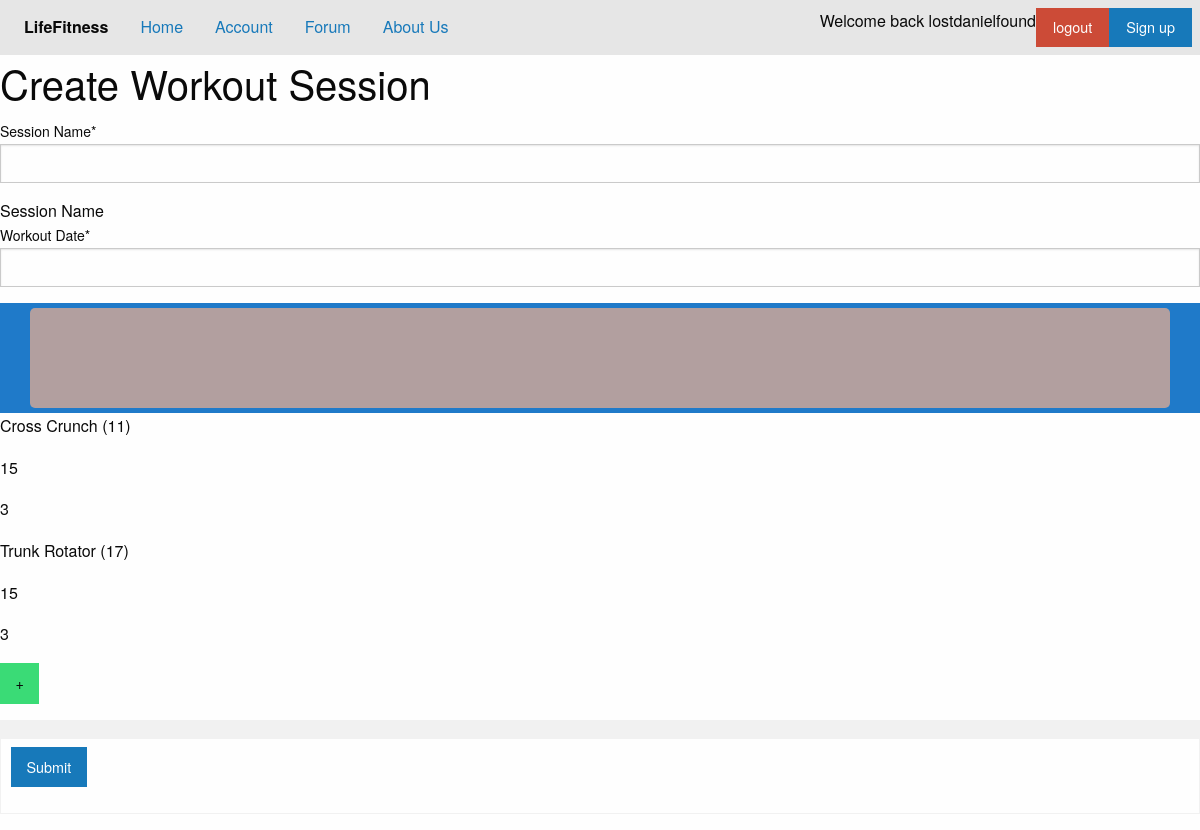
The page /account/createworkoutsession/3/ (signed in) on the database its author committed.
### LifeFitness/models.py (models this page shows, shortened)
class Workout(models.Model):
    exerciseName = models.ForeignKey(Exercise, on_delete=models.CASCADE) # name of the exercise
    repCount = models.IntegerField(default=0) # number of complete reps per set in a workout
    setCount = models.IntegerField(default=0) # number of sets user will do during a workout

class Exercise(models.Model):
    name = models.CharField(max_length=200, default="default_value") # name of the exercise
    def __str__(self):
        return(self.name + ' (' + str(self.pk) + ')')

### LifeFitness/views.py (the view)
# urls.py: path('account/createworkoutsession/', views.createWorkoutSession, name="Create-Workout-Session"),
def createWorkoutSession(request, workoutlistID = -1):
    if not request.user.is_authenticated: # If user isn't authenticated
        return redirect('/login')
    if request.method == "POST":
        workoutlistID = request.POST.get("ID", "")
        currentWorkoutSession = Workout_Session.objects.get(pk=workoutlistID)
        currentWorkoutSession.name = request.POST.get("Name", "") # Set the name
        currentWorkoutSession.date = datetime.strptime(request.POST.get("Date", ""), "%m/%d/%Y") # Set the date
        currentWorkoutSession.save()
        return redirect('/account')
    elif request.method == "GET":
        if workoutlistID == -1:
            newWorkoutSession = Workout_Session()
            newWorkoutSession.name = "" # default inital name
            newWorkoutSession.date = datetime(2000, 1, 1) # default date
            newWorkoutSession.fitnesuser = request.user
            newWorkoutSession.save()
            context = {
                'ID': newWorkoutSession.pk,
                'workoutlist': newWorkoutSession.workoutList.all(),
                'form': CreateWorkoutSession(),
            }
        else:
            currentWorkoutSession = Workout_Session.objects.get(pk=workoutlistID) # get the current workout_session
            context = {
                'ID': currentWorkoutSession.pk,
                'workoutlist': currentWorkoutSession.workoutList.all(),
                'form': CreateWorkoutSession(),
            }
    return render(request, 'LifeFitness/createworkoutsession.html', context=context)

### LifeFitness/forms.py (shortened to what this page needs)
class CreateWorkoutSession(forms.Form):
    Name = forms.CharField(label="Session Name", help_text="Session Name")
    Date = forms.DateField(label="Workout Date", widget=forms.DateInput())

### LifeFitness/templates/LifeFitness/createworkoutsession.html (shortened to what this page needs)
{% extends 'base.html' %}
{% load crispy_forms_tags %}
{% block body_content %}
    <h2>Create Workout Session</h2>
    <form method="post">
        <table>
            <tbody>
                {% crispy form %}
                <div class="workout-container">
                    <div class="div-child">
                    {% if ID > 0 %}
                        <tr>
                            <td>
                            </td>
                        </tr>
                        {% for Workout in workoutlist %}
                            <p>{{ Workout.exerciseName }}</p>
                            <p>{{ Workout.repCount }}</p>
                            <p>{{ Workout.setCount }}</p>
                        {% endfor %}
                    {% endif %}
                    </div>
                    <a class="button success" href="/account/createworkout/{{ID}}">+</a>
                </div>
                <tr>
                    <td><button value="OK" class="submit button" type="submit">Submit</button></td>
                </tr>
            </tbody>
        </table>
    </form>
{% endblock body_content %}

### LifeFitness/templates/base.html (shortened to what this page needs)
<!DOCTYPE html>
<html lang="en">
<head>
    {% load static %}
    <link rel="stylesheet" href="{% static 'css/foundation.css' %}" />
    <link rel="stylesheet" href="{% static 'css/app.css' %}" />
</head>
<body>
    {% block navigation_bar %}
    <div class="top-bar">
        <div class="top-bar-left">
            <ul class="menu">
                <li class="menu-text">LifeFitness</li>
                <li><a href="/">Home</a></li>
                <li><a href="/account">Account</a></li>
                <li><a href="/Forum">Forum</a></li>
                <li><a href="/about-us">About Us</a></li>
            </ul>
        </div>
        <div class="top-bar-right">
            <ul class="menu">
                {% if user.is_authenticated %}
                    <li>Welcome back {{ user.username }}</li>
                    <li><a class="alert button" href="/logout">logout</a></li>
                    <li><a class="button" href="/signup">Sign up</a></li>
                {% else %}
                    <li><a class="success button" href="/login">Login</a></li>
                    <li><a class="button" href="/signup">Sign Up</a></li>
                {% endif %}
            </ul>
        </div>
    </div>
    {% endblock navigation_bar %}
    {% block body_content %}{% endblock body_content %}
</body>
</html>

### LifeFitness/static/css/app.css (style rules this page uses)
html, body { margin: 0; height: 100%; overflow: hidden; }
.workout-container { display: flex; flex-direction: row; background-color: rgb(31, 122, 201); justify-content: center; align-items: center; }
.div-child { width: 95%; min-height: 100px; border: 20px; border-color: rgb(153, 22, 22); border-radius: 5px; background-color: hsl(0, 11%, 66%); margin: 5px; }

### rows shown on the page
Workout: exerciseName "Cross Crunch (11)", repCount "15", setCount "3"
Workout: exerciseName "Trunk Rotator (17)", repCount "15", setCount "3"

### other values the page prints
{{ user.username }} "lostdanielfound"
